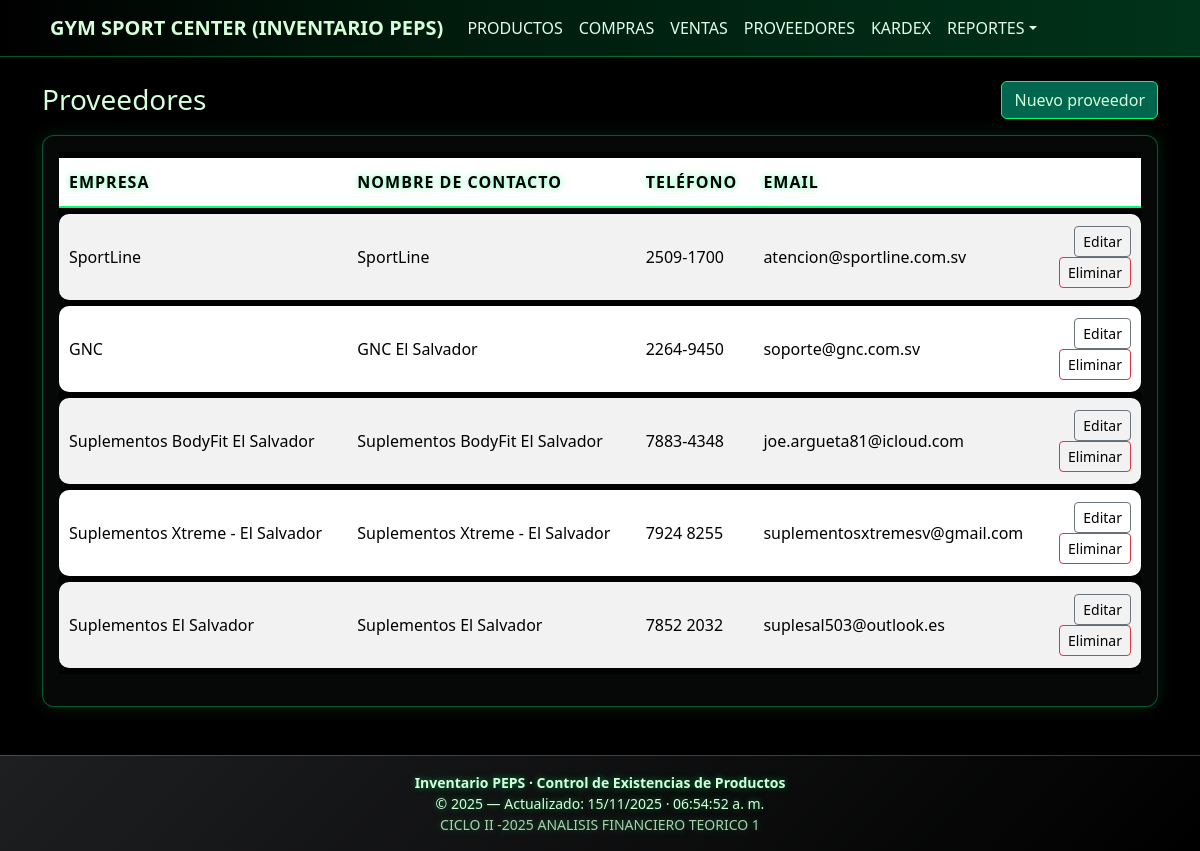
/index.php?controller=proveedores&action=index, run on the app's committed database.
### tables this page shows
CREATE TABLE `proveedor` (
  `id` int(10) UNSIGNED NOT NULL,
  `nombre_empresa` varchar(150) NOT NULL,
  `contacto_nombre` varchar(150) DEFAULT NULL,
  `telefono` varchar(50) DEFAULT NULL,
  `email` varchar(150) DEFAULT NULL,
  `direccion` text DEFAULT NULL,
  `creado_en` timestamp NOT NULL DEFAULT current_timestamp()
);

### app/core/controller.php (called while the page is built, shortened)
<?php
class Controller {
  protected function view($view, $data = []) {
    extract($data);
    require __DIR__ . '/../views/layout/header.php';
    require __DIR__ . '/../views/' . $view . '.php';
    require __DIR__ . '/../views/layout/footer.php';
  }
}

### app/controllers/ProveedoresController.php (called while the page is built, shortened)
<?php
require_once __DIR__ . '/../core/Controller.php';
require_once __DIR__ . '/../models/Proveedor.php';
class ProveedoresController extends Controller {
  public function index() {
    $proveedores = Proveedor::all();
    $this->view('proveedores/proveedores', compact('proveedores'));
  }
}

### index.php (called while the page is built, shortened)
<?php
require_once __DIR__ . '/app/core/controller.php';
$action = $_GET['action'] ?? 'index';
$controller = new $controllerClass();
$controller->$action();

### app/models/Proveedor.php (called while the page is built, shortened)
<?php
class Proveedor {
    public static function all() {
        $pdo = Database::getInstance();
        return $pdo->query("SELECT * FROM proveedor ORDER BY id DESC")->fetchAll();
    }
}

### app/views/proveedores/proveedores.php (the view)
<div class="d-flex justify-content-between align-items-center mb-3">
  <h3 class="m-0">Proveedores</h3>
  <a class="btn btn-primary" href="index.php?controller=proveedores&action=crear">Nuevo proveedor</a>
</div>
<div class="card">
  <div class="card-body table-responsive">
    <table class="table table-striped align-middle">
      <thead>
        <tr>
          <th>Empresa</th>
          <th>Nombre de Contacto</th>
          <th>Teléfono</th>
          <th>Email</th>
          <th style="width:1%;"></th>
        </tr>
      </thead>
      <tbody>
        <?php foreach ($proveedores as $prov): ?>
          <tr>
            <td><?php echo htmlspecialchars($prov['nombre_empresa']); ?></td>
            <td><?php echo htmlspecialchars($prov['contacto_nombre']); ?></td>
            <td><?php echo htmlspecialchars($prov['telefono']); ?></td>
            <td><?php echo htmlspecialchars($prov['email']); ?></td>
            <td class="text-end">
              <a class="btn btn-sm btn-outline-secondary" href="index.php?controller=proveedores&action=editar&id=<?php echo $prov['id']; ?>">Editar</a>
              <a class="btn btn-sm btn-outline-danger"
                 href="index.php?controller=proveedores&action=eliminar&id=<?php echo $prov['id']; ?>"
                 onclick="return confirm('¿Eliminar proveedor? Esto no se puede deshacer.')">
                 Eliminar
              </a>
            </td>
          </tr>
        <?php endforeach; ?>
      </tbody>
    </table>
  </div>
</div>

### public/css/styles.css (style rules this page uses)
body, html { background-color: #000000 !important; color: #d4ffd9 !important; font-family: "Segoe UI", sans-serif; }
body, html, .card, .card * , .table, * , .form-control, .form-control *, .navbar, .navbar *, .dropdown-menu, .dropdown-item, label, p, span, h1, h2, h3, h4, h5, h6 { color: #d4ffd9 !important; }
.card { background-color: #050807 !important; border-radius: 12px !important; border: 1px solid #00ff7f55 !important; box-shadow: 0 0 16px #00ff7f22 !important; color: #d4ffd9 !important; }
.table { background-color: #000 !important; border-collapse: separate !important; border-spacing: 0 6px !important; }
.table thead tr { background: linear-gradient(90deg, #001707, #003816) !important; }
.table thead th { color: #00ff7f !important; text-transform: uppercase; letter-spacing: 1px; border-bottom: 2px solid #00ff7f !important; padding: 12px 10px !important; }
.table thead th { text-shadow: 0 0 6px #00ff7f99; }
.table tbody tr { background: #010a06 !important; border-radius: 10px !important; overflow: hidden; transition: all .2s ease-in-out; border-left: 3px solid #004f28; }
.table tbody tr td { padding: 12px 10px !important; border-top: none !important; border-bottom: none !important; }
.table tbody tr td:first-child { border-radius: 10px 0 0 10px; }
.table tbody tr td:last-child { border-radius: 0 10px 10px 0; }
::placeholder { color: #59ff9a !important; }
.btn-primary { background: #00664e !important; border-color: #00ff7f !important; }
.table tbody td, .table thead th { color: #000000 !important; }
.table .btn, .table .btn * { color: inherit !important; }
html, body { height: 100%; }

### data on the page
proveedor: nombre_empresa "SportLine", contacto_nombre "SportLine", telefono "2509-1700", email "atencion@sportline.com.sv"
proveedor: nombre_empresa "GNC", contacto_nombre "GNC El Salvador", telefono "2264-9450", email "soporte@gnc.com.sv"
proveedor: nombre_empresa "Suplementos BodyFit El Salvador", contacto_nombre "Suplementos BodyFit El Salvador", telefono "7883-4348", email "joe.argueta81@icloud.com"
proveedor: nombre_empresa "Suplementos Xtreme - El Salvador", contacto_nombre "Suplementos Xtreme - El Salvador", telefono "7924 8255", email "suplementosxtremesv@gmail.com"
proveedor: nombre_empresa "Suplementos El Salvador", contacto_nombre "Suplementos El Salvador", telefono "7852 2032", email "suplesal503@outlook.es"
